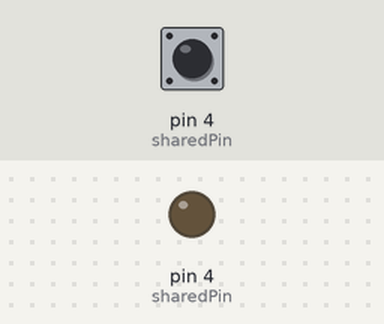
Bench run of a sketch on a simulated Arduino Uno, built with avr-gcc and run on an emulated ATmega328P. Shown: output pins drawn as LEDs (lit = HIGH). The inputs (shaded band) are chosen by the test bench; at power-on: pin 4 (sharedPin) LOW. What the sketch prints to the serial monitor is not drawn.

Above: at 1.2 s.
1.3 s: pin 4 (sharedPin) pulsed HIGH 5 times (0.12 s each, 0.3 s apart)
At 3.8 s:
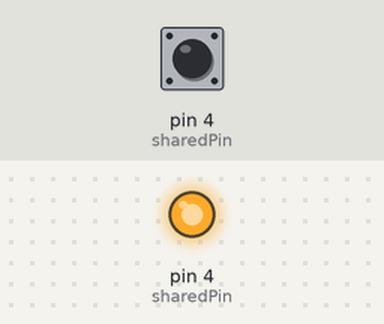
4.3 s: pin 4 (sharedPin) driven HIGH
6.1 s: pin 4 (sharedPin) driven LOW
7.6 s: pin 4 (sharedPin) driven HIGH
Timing chart, 0 to 10.4 s (numbered marks = the images above; inputs shaded):
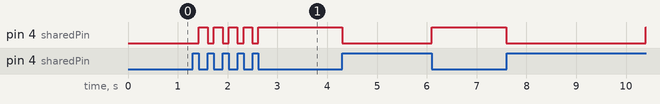

Measured:
- after the input at 4.3 s, pin 4 (sharedPin): LOW → HIGH after 1.8 s
- after the input at 6.1 s, pin 4 (sharedPin): HIGH → LOW after 1.5 s
- after the input at 7.6 s, pin 4 (sharedPin): LOW → HIGH after 2.8 s

The sketch:

sharedHallEffectLEDTest.ino
```cpp
int sharedPin = 4;
int state;

void setup() {
  // put your setup code here, to run once:
  Serial.begin(9600);

}

void loop() {
  pinMode(sharedPin,INPUT_PULLUP);
  int oldState = state;
  state = digitalRead(sharedPin);
  if (oldState != state){
    Serial.println("Change!");
  }
  pinMode(sharedPin,OUTPUT);
  if (state == 1){
    digitalWrite(sharedPin,HIGH);
  }
  else if (state == 0){
    digitalWrite(sharedPin,LOW);
  }
  Serial.println(state);

}
```
